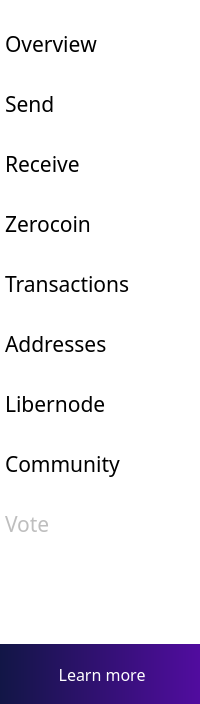
<?xml version="1.0" encoding="UTF-8"?>
<ui version="4.0">
 <class>MenuPage</class>
 <widget class="QWidget" name="MenuPage">
  <property name="geometry">
   <rect>
    <x>0</x>
    <y>0</y>
    <width>200</width>
    <height>704</height>
   </rect>
  </property>
  <property name="sizePolicy">
   <sizepolicy hsizetype="Fixed" vsizetype="Preferred">
    <horstretch>0</horstretch>
    <verstretch>0</verstretch>
   </sizepolicy>
  </property>
  <property name="minimumSize">
   <size>
    <width>200</width>
    <height>0</height>
   </size>
  </property>
  <property name="maximumSize">
   <size>
    <width>200</width>
    <height>16777215</height>
   </size>
  </property>
  <property name="palette">
   <palette>
    <active>
     <colorrole role="WindowText">
      <brush brushstyle="SolidPattern">
       <color alpha="255">
        <red>0</red>
        <green>0</green>
        <blue>0</blue>
       </color>
      </brush>
     </colorrole>
     <colorrole role="Button">
      <brush brushstyle="SolidPattern">
       <color alpha="255">
        <red>255</red>
        <green>255</green>
        <blue>255</blue>
       </color>
      </brush>
     </colorrole>
     <colorrole role="Midlight">
      <brush brushstyle="SolidPattern">
       <color alpha="255">
        <red>255</red>
        <green>255</green>
        <blue>255</blue>
       </color>
      </brush>
     </colorrole>
     <colorrole role="Dark">
      <brush brushstyle="SolidPattern">
       <color alpha="255">
        <red>225</red>
        <green>225</green>
        <blue>225</blue>
       </color>
      </brush>
     </colorrole>
     <colorrole role="Mid">
      <brush brushstyle="SolidPattern">
       <color alpha="255">
        <red>0</red>
        <green>0</green>
        <blue>255</blue>
       </color>
      </brush>
     </colorrole>
     <colorrole role="Text">
      <brush brushstyle="SolidPattern">
       <color alpha="255">
        <red>0</red>
        <green>0</green>
        <blue>0</blue>
       </color>
      </brush>
     </colorrole>
     <colorrole role="BrightText">
      <brush brushstyle="SolidPattern">
       <color alpha="255">
        <red>255</red>
        <green>128</green>
        <blue>0</blue>
       </color>
      </brush>
     </colorrole>
     <colorrole role="ButtonText">
      <brush brushstyle="SolidPattern">
       <color alpha="255">
        <red>0</red>
        <green>0</green>
        <blue>0</blue>
       </color>
      </brush>
     </colorrole>
     <colorrole role="Base">
      <brush brushstyle="SolidPattern">
       <color alpha="255">
        <red>255</red>
        <green>255</green>
        <blue>255</blue>
       </color>
      </brush>
     </colorrole>
     <colorrole role="Window">
      <brush brushstyle="SolidPattern">
       <color alpha="255">
        <red>255</red>
        <green>255</green>
        <blue>255</blue>
       </color>
      </brush>
     </colorrole>
    </active>
    <inactive>
     <colorrole role="WindowText">
      <brush brushstyle="SolidPattern">
       <color alpha="255">
        <red>0</red>
        <green>0</green>
        <blue>0</blue>
       </color>
      </brush>
     </colorrole>
     <colorrole role="Button">
      <brush brushstyle="SolidPattern">
       <color alpha="255">
        <red>255</red>
        <green>255</green>
        <blue>255</blue>
       </color>
      </brush>
     </colorrole>
     <colorrole role="Midlight">
      <brush brushstyle="SolidPattern">
       <color alpha="255">
        <red>255</red>
        <green>255</green>
        <blue>255</blue>
       </color>
      </brush>
     </colorrole>
     <colorrole role="Dark">
      <brush brushstyle="SolidPattern">
       <color alpha="255">
        <red>225</red>
        <green>225</green>
        <blue>225</blue>
       </color>
      </brush>
     </colorrole>
     <colorrole role="Mid">
      <brush brushstyle="SolidPattern">
       <color alpha="255">
        <red>0</red>
        <green>0</green>
        <blue>255</blue>
       </color>
      </brush>
     </colorrole>
     <colorrole role="Text">
      <brush brushstyle="SolidPattern">
       <color alpha="255">
        <red>0</red>
        <green>0</green>
        <blue>0</blue>
       </color>
      </brush>
     </colorrole>
     <colorrole role="BrightText">
      <brush brushstyle="SolidPattern">
       <color alpha="255">
        <red>255</red>
        <green>128</green>
        <blue>0</blue>
       </color>
      </brush>
     </colorrole>
     <colorrole role="ButtonText">
      <brush brushstyle="SolidPattern">
       <color alpha="255">
        <red>0</red>
        <green>0</green>
        <blue>0</blue>
       </color>
      </brush>
     </colorrole>
     <colorrole role="Base">
      <brush brushstyle="SolidPattern">
       <color alpha="255">
        <red>255</red>
        <green>255</green>
        <blue>255</blue>
       </color>
      </brush>
     </colorrole>
     <colorrole role="Window">
      <brush brushstyle="SolidPattern">
       <color alpha="255">
        <red>255</red>
        <green>255</green>
        <blue>255</blue>
       </color>
      </brush>
     </colorrole>
    </inactive>
    <disabled>
     <colorrole role="WindowText">
      <brush brushstyle="SolidPattern">
       <color alpha="255">
        <red>225</red>
        <green>225</green>
        <blue>225</blue>
       </color>
      </brush>
     </colorrole>
     <colorrole role="Button">
      <brush brushstyle="SolidPattern">
       <color alpha="255">
        <red>255</red>
        <green>255</green>
        <blue>255</blue>
       </color>
      </brush>
     </colorrole>
     <colorrole role="Midlight">
      <brush brushstyle="SolidPattern">
       <color alpha="255">
        <red>255</red>
        <green>255</green>
        <blue>255</blue>
       </color>
      </brush>
     </colorrole>
     <colorrole role="Dark">
      <brush brushstyle="SolidPattern">
       <color alpha="255">
        <red>225</red>
        <green>225</green>
        <blue>225</blue>
       </color>
      </brush>
     </colorrole>
     <colorrole role="Mid">
      <brush brushstyle="SolidPattern">
       <color alpha="255">
        <red>0</red>
        <green>0</green>
        <blue>255</blue>
       </color>
      </brush>
     </colorrole>
     <colorrole role="Text">
      <brush brushstyle="SolidPattern">
       <color alpha="255">
        <red>225</red>
        <green>225</green>
        <blue>225</blue>
       </color>
      </brush>
     </colorrole>
     <colorrole role="BrightText">
      <brush brushstyle="SolidPattern">
       <color alpha="255">
        <red>255</red>
        <green>128</green>
        <blue>0</blue>
       </color>
      </brush>
     </colorrole>
     <colorrole role="ButtonText">
      <brush brushstyle="SolidPattern">
       <color alpha="255">
        <red>225</red>
        <green>225</green>
        <blue>225</blue>
       </color>
      </brush>
     </colorrole>
     <colorrole role="Base">
      <brush brushstyle="SolidPattern">
       <color alpha="255">
        <red>255</red>
        <green>255</green>
        <blue>255</blue>
       </color>
      </brush>
     </colorrole>
     <colorrole role="Window">
      <brush brushstyle="SolidPattern">
       <color alpha="255">
        <red>255</red>
        <green>255</green>
        <blue>255</blue>
       </color>
      </brush>
     </colorrole>
    </disabled>
   </palette>
  </property>
  <property name="font">
   <font>
    <family>ZoinLight</family>
   </font>
  </property>
  <property name="windowTitle">
   <string>Form</string>
  </property>
  <property name="autoFillBackground">
   <bool>false</bool>
  </property>
  <property name="styleSheet">
   <string notr="true">background-color: rgb(255, 255, 255);
border-style: none;</string>
  </property>
  <layout class="QVBoxLayout" name="topLayout">
   <property name="spacing">
    <number>0</number>
   </property>
   <property name="leftMargin">
    <number>0</number>
   </property>
   <property name="topMargin">
    <number>0</number>
   </property>
   <property name="rightMargin">
    <number>0</number>
   </property>
   <property name="bottomMargin">
    <number>0</number>
   </property>
   <item>
    <widget class="QFrame" name="frame_3">
     <property name="sizePolicy">
      <sizepolicy hsizetype="Fixed" vsizetype="Preferred">
       <horstretch>0</horstretch>
       <verstretch>0</verstretch>
      </sizepolicy>
     </property>
     <property name="minimumSize">
      <size>
       <width>200</width>
       <height>0</height>
      </size>
     </property>
     <property name="maximumSize">
      <size>
       <width>200</width>
       <height>16777215</height>
      </size>
     </property>
     <property name="styleSheet">
      <string notr="true">background-color: white;</string>
     </property>
     <property name="frameShape">
      <enum>QFrame::StyledPanel</enum>
     </property>
     <property name="frameShadow">
      <enum>QFrame::Raised</enum>
     </property>
     <layout class="QVBoxLayout" name="verticalLayout">
      <property name="spacing">
       <number>0</number>
      </property>
      <property name="leftMargin">
       <number>0</number>
      </property>
      <property name="topMargin">
       <number>0</number>
      </property>
      <property name="rightMargin">
       <number>0</number>
      </property>
      <property name="bottomMargin">
       <number>0</number>
      </property>
      <item>
       <widget class="QPushButton" name="pushButton">
        <property name="sizePolicy">
         <sizepolicy hsizetype="Preferred" vsizetype="Fixed">
          <horstretch>0</horstretch>
          <verstretch>0</verstretch>
         </sizepolicy>
        </property>
        <property name="minimumSize">
         <size>
          <width>200</width>
          <height>0</height>
         </size>
        </property>
        <property name="layoutDirection">
         <enum>Qt::LeftToRight</enum>
        </property>
        <property name="text">
         <string/>
        </property>
        <property name="icon">
         <iconset resource="../../../../../coreupgrade/libercoin/src/qt/bitcoin.qrc">
          <normaloff>:/icons/libercoin</normaloff>:/icons/libercoin</iconset>
        </property>
        <property name="iconSize">
         <size>
          <width>80</width>
          <height>80</height>
         </size>
        </property>
       </widget>
      </item>
     </layout>
    </widget>
   </item>
   <item>
    <widget class="QPushButton" name="Overview">
     <property name="sizePolicy">
      <sizepolicy hsizetype="Fixed" vsizetype="Minimum">
       <horstretch>0</horstretch>
       <verstretch>0</verstretch>
      </sizepolicy>
     </property>
     <property name="minimumSize">
      <size>
       <width>200</width>
       <height>60</height>
      </size>
     </property>
     <property name="maximumSize">
      <size>
       <width>16777215</width>
       <height>60</height>
      </size>
     </property>
     <property name="font">
      <font>
       <family>ZoinLight</family>
       <pointsize>16</pointsize>
       <weight>50</weight>
       <italic>false</italic>
       <bold>false</bold>
       <strikeout>false</strikeout>
       <kerning>false</kerning>
      </font>
     </property>
     <property name="layoutDirection">
      <enum>Qt::LeftToRight</enum>
     </property>
     <property name="styleSheet">
      <string notr="true">QPushButton{
border:0;
height: 60px;
padding-left: 5px;
text-align:left;
}

QPushButton:hover {
background-color: #121349;
color: white;
height:35px;
width:120px;
border:5px solid color: #4a0e95;
}</string>
     </property>
     <property name="text">
      <string>Overview</string>
     </property>
     <property name="icon">
      <iconset resource="../../../../../coreupgrade/libercoin/src/qt/bitcoin.qrc">
       <normaloff>:/icons/Exports_27</normaloff>
       <normalon>:/icons/Exports_60</normalon>:/icons/Exports_27</iconset>
     </property>
     <property name="iconSize">
      <size>
       <width>48</width>
       <height>48</height>
      </size>
     </property>
     <property name="checkable">
      <bool>true</bool>
     </property>
     <property name="checked">
      <bool>false</bool>
     </property>
    </widget>
   </item>
   <item>
    <widget class="QPushButton" name="Send">
     <property name="sizePolicy">
      <sizepolicy hsizetype="Fixed" vsizetype="Minimum">
       <horstretch>0</horstretch>
       <verstretch>0</verstretch>
      </sizepolicy>
     </property>
     <property name="minimumSize">
      <size>
       <width>200</width>
       <height>60</height>
      </size>
     </property>
     <property name="maximumSize">
      <size>
       <width>16777215</width>
       <height>60</height>
      </size>
     </property>
     <property name="font">
      <font>
       <family>ZoinLight</family>
       <pointsize>16</pointsize>
       <weight>50</weight>
       <bold>false</bold>
      </font>
     </property>
     <property name="styleSheet">
      <string notr="true">QPushButton{
border:0;
height: 60px;
padding-left: 5px;
text-align:left;
}

QPushButton:hover {
background-color: #121349;
color: white;
height:35px;
width:120px;
border:5px solid color: #4a0e95;
}</string>
     </property>
     <property name="text">
      <string>Send</string>
     </property>
     <property name="icon">
      <iconset resource="../../../../../coreupgrade/libercoin/src/qt/bitcoin.qrc">
       <normaloff>:/icons/Exports_29</normaloff>
       <normalon>:/icons/Exports_61</normalon>:/icons/Exports_29</iconset>
     </property>
     <property name="iconSize">
      <size>
       <width>48</width>
       <height>48</height>
      </size>
     </property>
     <property name="checkable">
      <bool>true</bool>
     </property>
    </widget>
   </item>
   <item>
    <widget class="QPushButton" name="Receive">
     <property name="sizePolicy">
      <sizepolicy hsizetype="Fixed" vsizetype="Minimum">
       <horstretch>0</horstretch>
       <verstretch>0</verstretch>
      </sizepolicy>
     </property>
     <property name="minimumSize">
      <size>
       <width>200</width>
       <height>60</height>
      </size>
     </property>
     <property name="maximumSize">
      <size>
       <width>16777215</width>
       <height>60</height>
      </size>
     </property>
     <property name="font">
      <font>
       <family>ZoinLight</family>
       <pointsize>16</pointsize>
       <weight>50</weight>
       <bold>false</bold>
      </font>
     </property>
     <property name="styleSheet">
      <string notr="true">QPushButton{
border:0;
height: 60px;
padding-left: 5px;
text-align:left;
}

QPushButton:hover {
background-color: #121349;
color: white;
height:35px;
width:120px;
border:5px solid color: #4a0e95;
}</string>
     </property>
     <property name="text">
      <string>Receive</string>
     </property>
     <property name="icon">
      <iconset resource="../../../../../coreupgrade/libercoin/src/qt/bitcoin.qrc">
       <normaloff>:/icons/Exports_31</normaloff>
       <normalon>:/icons/Exports_63</normalon>:/icons/Exports_31</iconset>
     </property>
     <property name="iconSize">
      <size>
       <width>48</width>
       <height>48</height>
      </size>
     </property>
     <property name="checkable">
      <bool>true</bool>
     </property>
    </widget>
   </item>
   <item>
    <widget class="QPushButton" name="Zerocoin">
     <property name="enabled">
      <bool>true</bool>
     </property>
     <property name="sizePolicy">
      <sizepolicy hsizetype="Fixed" vsizetype="Minimum">
       <horstretch>0</horstretch>
       <verstretch>0</verstretch>
      </sizepolicy>
     </property>
     <property name="minimumSize">
      <size>
       <width>200</width>
       <height>60</height>
      </size>
     </property>
     <property name="maximumSize">
      <size>
       <width>16777215</width>
       <height>60</height>
      </size>
     </property>
     <property name="font">
      <font>
       <family>ZoinLight</family>
       <pointsize>16</pointsize>
       <weight>50</weight>
       <bold>false</bold>
      </font>
     </property>
     <property name="layoutDirection">
      <enum>Qt::LeftToRight</enum>
     </property>
     <property name="styleSheet">
      <string notr="true">QPushButton{
border:0;
height: 60px;
padding-left: 5px;
text-align:left;
}

QPushButton:hover {
background-color: #121349;
color: white;
height:35px;
width:120px;
border:5px solid color: #4a0e95;
}</string>
     </property>
     <property name="text">
      <string>Zerocoin</string>
     </property>
     <property name="icon">
      <iconset resource="../../../../../coreupgrade/libercoin/src/qt/bitcoin.qrc">
       <normaloff>:/icons/Exports_33</normaloff>
       <normalon>:/icons/Exports_64</normalon>:/icons/Exports_33</iconset>
     </property>
     <property name="iconSize">
      <size>
       <width>48</width>
       <height>48</height>
      </size>
     </property>
     <property name="checkable">
      <bool>true</bool>
     </property>
    </widget>
   </item>
   <item>
    <widget class="QPushButton" name="Transactions">
     <property name="sizePolicy">
      <sizepolicy hsizetype="Fixed" vsizetype="Minimum">
       <horstretch>0</horstretch>
       <verstretch>0</verstretch>
      </sizepolicy>
     </property>
     <property name="minimumSize">
      <size>
       <width>200</width>
       <height>60</height>
      </size>
     </property>
     <property name="maximumSize">
      <size>
       <width>16777215</width>
       <height>60</height>
      </size>
     </property>
     <property name="font">
      <font>
       <family>ZoinLight</family>
       <pointsize>16</pointsize>
       <weight>50</weight>
       <bold>false</bold>
      </font>
     </property>
     <property name="styleSheet">
      <string notr="true">QPushButton{
border:0;
height: 60px;
padding-left: 5px;
text-align:left;
}

QPushButton:hover {
background-color: #121349;
color: white;
height:35px;
width:120px;
border:5px solid color: #4a0e95;
}</string>
     </property>
     <property name="text">
      <string>Transactions</string>
     </property>
     <property name="icon">
      <iconset resource="../../../../../coreupgrade/libercoin/src/qt/bitcoin.qrc">
       <normaloff>:/icons/Exports_35</normaloff>
       <normalon>:/icons/Exports_65</normalon>:/icons/Exports_35</iconset>
     </property>
     <property name="iconSize">
      <size>
       <width>48</width>
       <height>48</height>
      </size>
     </property>
     <property name="checkable">
      <bool>true</bool>
     </property>
    </widget>
   </item>
   <item>
    <widget class="QPushButton" name="Address">
     <property name="sizePolicy">
      <sizepolicy hsizetype="Fixed" vsizetype="Minimum">
       <horstretch>0</horstretch>
       <verstretch>0</verstretch>
      </sizepolicy>
     </property>
     <property name="minimumSize">
      <size>
       <width>200</width>
       <height>60</height>
      </size>
     </property>
     <property name="maximumSize">
      <size>
       <width>16777215</width>
       <height>60</height>
      </size>
     </property>
     <property name="font">
      <font>
       <family>ZoinLight</family>
       <pointsize>16</pointsize>
       <weight>50</weight>
       <bold>false</bold>
      </font>
     </property>
     <property name="styleSheet">
      <string notr="true">QPushButton{
border:0;
height: 60px;
padding-left: 5px;
text-align:left;
}

QPushButton:hover {
background-color: #121349;
color: white;
height:35px;
width:120px;
border:5px solid color: #4a0e95;
}</string>
     </property>
     <property name="text">
      <string>Addresses</string>
     </property>
     <property name="icon">
      <iconset resource="../../../../../coreupgrade/libercoin/src/qt/bitcoin.qrc">
       <normaloff>:/icons/Exports_37</normaloff>
       <normalon>:/icons/Exports_66</normalon>:/icons/Exports_37</iconset>
     </property>
     <property name="iconSize">
      <size>
       <width>48</width>
       <height>48</height>
      </size>
     </property>
     <property name="checkable">
      <bool>true</bool>
     </property>
    </widget>
   </item>
   <item>
    <widget class="QPushButton" name="Libernode">
     <property name="enabled">
      <bool>true</bool>
     </property>
     <property name="sizePolicy">
      <sizepolicy hsizetype="Fixed" vsizetype="Minimum">
       <horstretch>0</horstretch>
       <verstretch>0</verstretch>
      </sizepolicy>
     </property>
     <property name="minimumSize">
      <size>
       <width>200</width>
       <height>60</height>
      </size>
     </property>
     <property name="maximumSize">
      <size>
       <width>16777215</width>
       <height>60</height>
      </size>
     </property>
     <property name="font">
      <font>
       <family>ZoinLight</family>
       <pointsize>16</pointsize>
       <weight>50</weight>
       <bold>false</bold>
      </font>
     </property>
     <property name="styleSheet">
      <string notr="true">border:0;
height: 60px;
padding-left: 5px;
text-align:left;
</string>
     </property>
     <property name="text">
      <string>Libernode</string>
     </property>
     <property name="icon">
      <iconset resource="../../../../../coreupgrade/libercoin/src/qt/bitcoin.qrc">
       <normaloff>:/icons/Exports_41</normaloff>:/icons/Exports_41</iconset>
     </property>
     <property name="iconSize">
      <size>
       <width>48</width>
       <height>48</height>
      </size>
     </property>
     <property name="flat">
      <bool>false</bool>
     </property>
    </widget>
   </item>
   <item>
    <widget class="QPushButton" name="Community">
     <property name="sizePolicy">
      <sizepolicy hsizetype="Fixed" vsizetype="Minimum">
       <horstretch>0</horstretch>
       <verstretch>0</verstretch>
      </sizepolicy>
     </property>
     <property name="minimumSize">
      <size>
       <width>200</width>
       <height>60</height>
      </size>
     </property>
     <property name="maximumSize">
      <size>
       <width>16777215</width>
       <height>60</height>
      </size>
     </property>
     <property name="font">
      <font>
       <family>ZoinLight</family>
       <pointsize>16</pointsize>
       <weight>50</weight>
       <bold>false</bold>
      </font>
     </property>
     <property name="styleSheet">
      <string notr="true">QPushButton{
border:0;
height: 60px;
padding-left: 5px;
text-align:left;
}

QPushButton:hover {
background-color: #121349;
color: white;
height:35px;
width:120px;
border:5px solid color: #4a0e95;
}</string>
     </property>
     <property name="text">
      <string>Community</string>
     </property>
     <property name="icon">
      <iconset resource="../../../../../coreupgrade/libercoin/src/qt/bitcoin.qrc">
       <normaloff>:/icons/Exports_39</normaloff>
       <normalon>:/icons/Exports_67</normalon>
       <activeon>:/icons/Exports_67</activeon>
       <selectedon>:/icons/Exports_67</selectedon>:/icons/Exports_39</iconset>
     </property>
     <property name="iconSize">
      <size>
       <width>48</width>
       <height>48</height>
      </size>
     </property>
     <property name="checkable">
      <bool>true</bool>
     </property>
    </widget>
   </item>
   <item>
    <widget class="QPushButton" name="Voting">
     <property name="enabled">
      <bool>false</bool>
     </property>
     <property name="sizePolicy">
      <sizepolicy hsizetype="Fixed" vsizetype="Minimum">
       <horstretch>0</horstretch>
       <verstretch>0</verstretch>
      </sizepolicy>
     </property>
     <property name="minimumSize">
      <size>
       <width>200</width>
       <height>60</height>
      </size>
     </property>
     <property name="maximumSize">
      <size>
       <width>16777215</width>
       <height>60</height>
      </size>
     </property>
     <property name="font">
      <font>
       <family>ZoinLight</family>
       <pointsize>16</pointsize>
       <weight>50</weight>
       <bold>false</bold>
      </font>
     </property>
     <property name="styleSheet">
      <string notr="true">QPushButton{
border:0;
height: 60px;
padding-left: 5px;
text-align:left;
}

QPushButton:hover {
background-color: #121349;
color: white;
height:35px;
width:120px;
border:5px solid color: #4a0e95;
}</string>
     </property>
     <property name="text">
      <string>Vote</string>
     </property>
     <property name="icon">
      <iconset resource="../../../../../coreupgrade/libercoin/src/qt/bitcoin.qrc">
       <normaloff>:/icons/Exports_43</normaloff>:/icons/Exports_43</iconset>
     </property>
     <property name="iconSize">
      <size>
       <width>48</width>
       <height>48</height>
      </size>
     </property>
    </widget>
   </item>
   <item>
    <widget class="QFrame" name="frame_2">
     <property name="sizePolicy">
      <sizepolicy hsizetype="Fixed" vsizetype="Preferred">
       <horstretch>0</horstretch>
       <verstretch>0</verstretch>
      </sizepolicy>
     </property>
     <property name="minimumSize">
      <size>
       <width>200</width>
       <height>0</height>
      </size>
     </property>
     <property name="styleSheet">
      <string notr="true">border:0;</string>
     </property>
     <property name="frameShape">
      <enum>QFrame::StyledPanel</enum>
     </property>
     <property name="frameShadow">
      <enum>QFrame::Raised</enum>
     </property>
     <layout class="QVBoxLayout" name="verticalLayout_2">
      <item>
       <spacer name="verticalSpacer_2">
        <property name="orientation">
         <enum>Qt::Vertical</enum>
        </property>
        <property name="sizeHint" stdset="0">
         <size>
          <width>20</width>
          <height>33</height>
         </size>
        </property>
       </spacer>
      </item>
     </layout>
    </widget>
   </item>
   <item>
    <widget class="QFrame" name="frame">
     <property name="sizePolicy">
      <sizepolicy hsizetype="Fixed" vsizetype="Fixed">
       <horstretch>0</horstretch>
       <verstretch>0</verstretch>
      </sizepolicy>
     </property>
     <property name="minimumSize">
      <size>
       <width>200</width>
       <height>60</height>
      </size>
     </property>
     <property name="sizeIncrement">
      <size>
       <width>0</width>
       <height>0</height>
      </size>
     </property>
     <property name="layoutDirection">
      <enum>Qt::LeftToRight</enum>
     </property>
     <property name="styleSheet">
      <string notr="true">background: QLinearGradient(x1: 0, y1: 0, x2: 1, y2: 0, stop: 0 #121646, stop: 1 #510c9f);</string>
     </property>
     <property name="frameShape">
      <enum>QFrame::StyledPanel</enum>
     </property>
     <property name="frameShadow">
      <enum>QFrame::Raised</enum>
     </property>
     <property name="lineWidth">
      <number>0</number>
     </property>
     <layout class="QHBoxLayout" name="horizontalLayout">
      <property name="spacing">
       <number>0</number>
      </property>
      <property name="leftMargin">
       <number>0</number>
      </property>
      <property name="topMargin">
       <number>0</number>
      </property>
      <property name="rightMargin">
       <number>0</number>
      </property>
      <property name="bottomMargin">
       <number>0</number>
      </property>
      <item>
       <widget class="QPushButton" name="LearnMore">
        <property name="sizePolicy">
         <sizepolicy hsizetype="Fixed" vsizetype="Preferred">
          <horstretch>0</horstretch>
          <verstretch>0</verstretch>
         </sizepolicy>
        </property>
        <property name="minimumSize">
         <size>
          <width>200</width>
          <height>60</height>
         </size>
        </property>
        <property name="font">
         <font>
          <family>ZoinLight</family>
          <pointsize>12</pointsize>
         </font>
        </property>
        <property name="styleSheet">
         <string notr="true">color:white;
border:0;
text-align:center;
</string>
        </property>
        <property name="text">
         <string> Learn more</string>
        </property>
        <property name="icon">
         <iconset resource="../../../../../coreupgrade/libercoin/src/qt/bitcoin.qrc">
          <normaloff>:/icons/libercoin-logo-white</normaloff>:/icons/libercoin-logo-white</iconset>
        </property>
        <property name="iconSize">
         <size>
          <width>30</width>
          <height>30</height>
         </size>
        </property>
        <property name="checkable">
         <bool>true</bool>
        </property>
       </widget>
      </item>
     </layout>
    </widget>
   </item>
  </layout>
 </widget>
 <resources>
  <include location="../../../../../coreupgrade/libercoin/src/qt/bitcoin.qrc"/>
 </resources>
 <connections/>
</ui>
